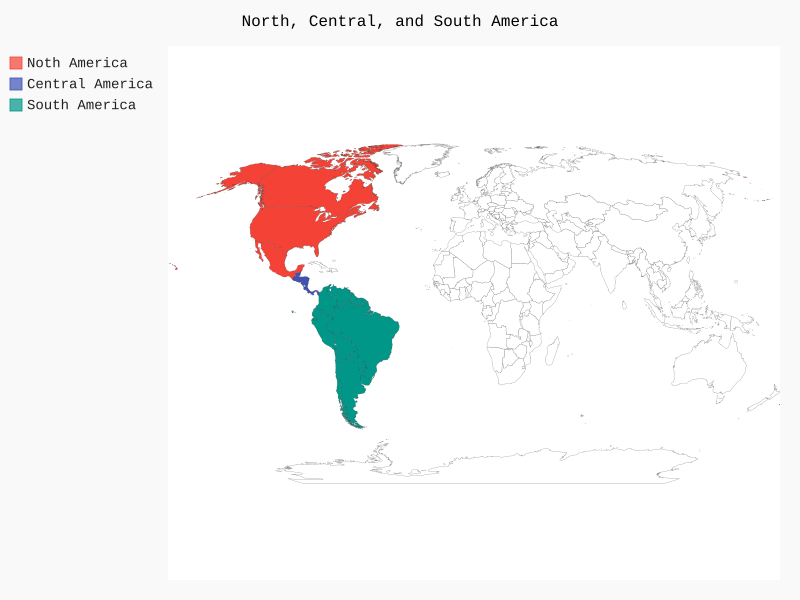

Reproduce this figure in Python.
from pygal.maps.world import World

wm = World()
wm.force_uri_protocol = 'http'

wm.title = 'North, Central, and South America'

wm.add('Noth America', ['ca', 'mx', 'us'])
wm.add('Central America', ['bz', 'cr', 'gt', 'hn', 'ni', 'pa', 'sv'])
wm.add('South America', ['ar', 'bo', 'br', 'cl', 'co', 'ec', 'gf', 'gy', 'pe', 'py', 'sr', 'uy', 've'])

wm.render_to_file('americas.svg')
